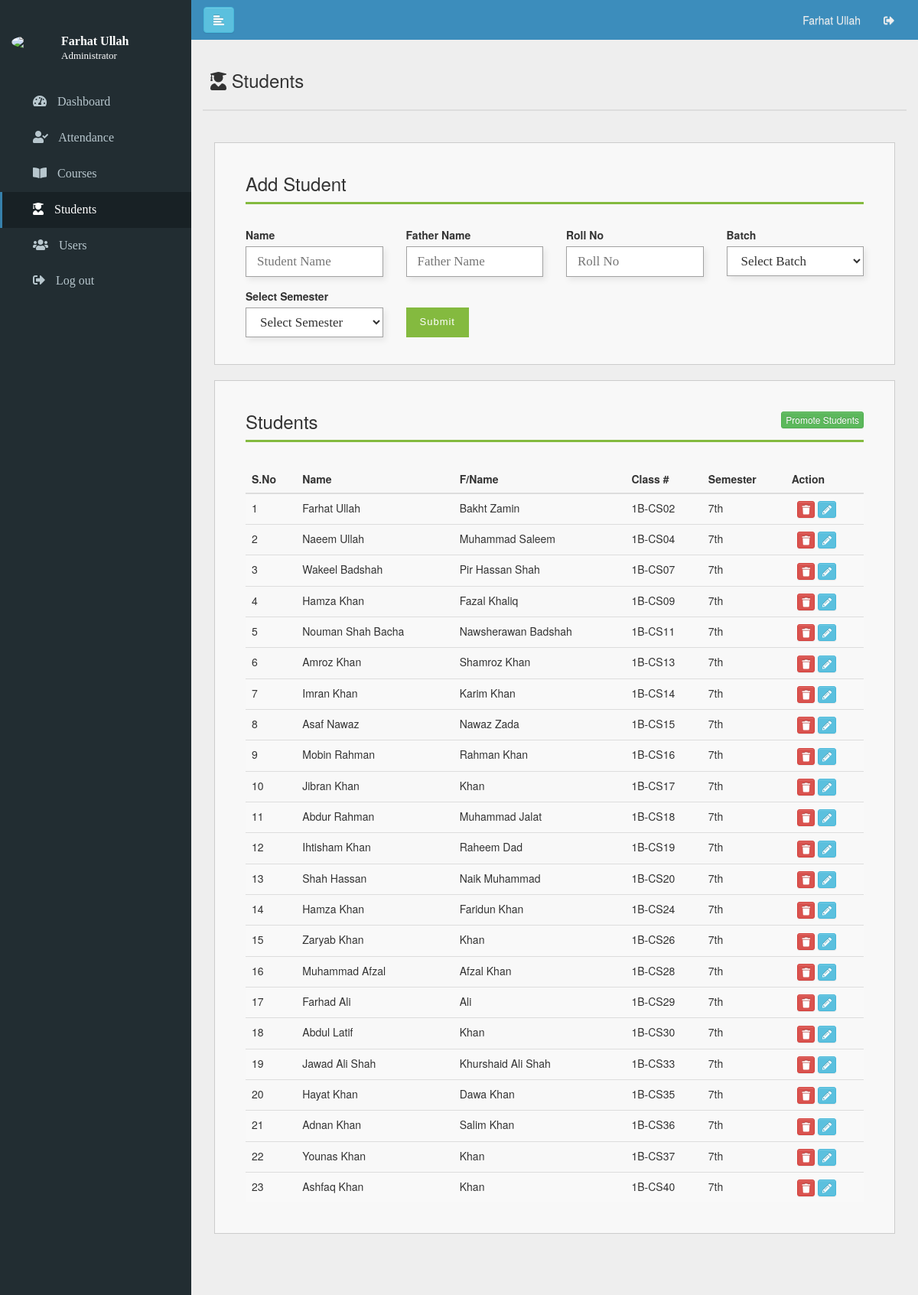
Page /admin/students.php (signed in) on the committed database.
### tables this page shows
CREATE TABLE `tbl_students` (
  `std_ID` int(11) NOT NULL,
  `std_name` varchar(45) NOT NULL,
  `std_fathername` varchar(45) NOT NULL,
  `std_batchID` int(11) NOT NULL,
  `std_rollno` varchar(45) NOT NULL,
  `std_departmentID` int(11) NOT NULL,
  `std_semesterID` int(11) NOT NULL
);

CREATE TABLE `tbl_batch` (
  `bat_ID` int(11) NOT NULL,
  `bat_name` varchar(45) NOT NULL
);

CREATE TABLE `tbl_semesters` (
  `sem_ID` int(11) NOT NULL,
  `sem_name` varchar(45) NOT NULL
);

### admin/students.php (the view, shortened to what this page needs)
<?php
require_once("connection.php");
$sessionUsername = $_SESSION["admin_username"];
$sql = "SELECT * FROM tbl_admin
INNER JOIN tbl_departments ON tbl_admin.admin_departmentID = tbl_departments.dep_ID
WHERE admin_username='".$sessionUsername."'";
$result = mysqli_query($conn, $sql);
if (mysqli_num_rows($result) > 0) {
  while ($row = mysqli_fetch_assoc($result)) {
    $sessionName = $row['admin_name'];
    $sessionDepartmentID = $row['admin_departmentID'];
  }
}
?>
<!DOCTYPE html>
<html>
<head>
<link rel="stylesheet" href="../css/style.css" type="text/css">
<link rel="stylesheet" href="../bootstrap/css/bootstrap.min.css">
<link rel="stylesheet" href="../bootstrap/css/bootstrap-theme.min.css">
<link rel="stylesheet" href="../bootstrap/css/bootstrap-theme.css">
<link rel="stylesheet" href="../bootstrap/css/bootstrap.css">
<link rel="stylesheet" href="../font-awesome-5.3.1/css/all.css">
</head>
<body>
<div class="wrapper" style="margin-top: -20px; background-color: #EEE; width: 100%; height: 100%;">
	<nav id="sidebar">
        <div class="main-nav-tab">
      <table class="user-panel">
        <tr>
          <td>
            <img class="img-circle img-responsive" width="50px" src="../images/user.jpg">
          </td>
          <td>
            <h5 class="to-hide"><?php echo $sessionName; ?> <br><span>Administrator</span></h5>
          </td>
        </tr>
      </table>
      </div>
		<ul class="sidebar-nav">
			<li data-toggle="tooltip" data-placement="right" title="Dashboard">
				<a href="index.php">
					<i class="fa fa-tachometer-alt"></i>
					<span class="to-hide">Dashboard</span>
				</a>
			</li>
		    <li data-toggle="tooltip" data-placement="right" title="Attendance">
          <a href="attendance.php">
            <i class="fa fa-user-check"></i>
            <span class="to-hide">Attendance</span>
          </a>
        </li>
			<li data-toggle="tooltip" data-placement="right" title="Courses">
				<a href="courses.php">
					<i class="fa fa-book-open"></i>
					<span class="to-hide">Courses</span>
				</a>
			</li>
			<li data-toggle="tooltip" data-placement="right" title="Students">
				<a href="students.php" class="active-sidebar-link">
					<i class="fa fa-user-graduate"></i>
					<span class="to-hide">Students</span>
				</a>
			</li>
			<li data-toggle="tooltip" data-placement="right" title="Users">
				<a href="users.php">
					<i class="fa fa-users"></i>
					<span class="to-hide">Users</span>
				</a>
			</li>
			<li data-toggle="tooltip" data-placement="right" title="Log out">
				<a href="logout.php">
					<i class="fa fa-sign-out-alt"></i>
					<span class="to-hide">Log out</span>
				</a>
			</li>
		</ul>
	</nav>
<div id="content" style="width: 100%;">
	<nav class="navbar" id="main-nav">
		<div class="container-fluid">
			<div class="navbar-header">
				<button type="button" id="sidebarCollapse" class="btn btn-info navbar-btn">
					<i class="glyphicon glyphicon-align-left"></i>
				</button>
			</div>
			<div class="collapse navbar-collapse" id="bs-example-navbar-collapse-1">
				<ul class="nav navbar-nav navbar-right">
					<li><a href="#" class="nav-links"><?php echo $sessionName; ?></a></li>
					<li><a href="logout.php" class="nav-links"><i class="fa fa-sign-out-alt"></i></a></li>
				</ul>
			</div>
		</div>
	</nav>
	<div class="container-fluid">
		<div class="header-box">
		<div class="row">
          <div class="col-md-12">
            <div class="page-title">
              <h3><i class="fa fa-user-graduate"></i> Students <span></span></h3>
            </div>
            <hr>
          </div>
        </div>
        </div>
    </div>
    <div class="container-fluid">
        <div class="content-box">
  <div class="row">
  <div class="col-md-12">
    <div class="setup-box">
      <h3 class="box-title">Add Student</h3>
        <form action="addStudent.php" method="post">
          <div class="row">
            <div class="col-md-3 col-sm-6 col-xs-12">
              <label>Name</label><br>
              <input type="text" class="setup-input" name="fullname" placeholder="Student Name" required>
            </div>
            <div class="col-md-3 col-sm-6 col-xs-12">
              <label>Father Name</label><br>
              <input type="text" class="setup-input" name="fathername" placeholder="Father Name" required>
            </div>
            <div class="col-md-3 col-sm-6 col-xs-12">
              <label>Roll No</label><br>
              <input type="text" class="setup-input" name="rollno" placeholder="Roll No" required>
            </div>
            <div class="col-md-3 col-sm-6 col-xs-12">
              <label>Batch</label><br>
              <select class="setup-input" name="batch">
                <option value="">Select Batch</option>
            </select>
            </div>
          </div>
          <div class="row">
            <div class="col-md-3 col-sm-6 col-xs-12">
              <label>Select Semester</label><br>
            <select name="semester" class="setup-input" required>
            <option value="">Select Semester</option>
          </select>
            </div>
            <div class="col-md-2 col-sm-6 col-xs-12">
              <input type="submit" value="Submit" class="submit-btn" name="submitStudent">
            </div>
          </div>
        </form>
    </div>
  </div>
</div>
<div class="row">
  <div class="col-md-12">
    <div class="setup-box">
      <h3 class="box-title">Students <a href="selectBatch.php" class="btn btn-success btn-xs pull-right">Promote Students</a></h3>
              <?php
              require_once("connection.php");
              $sql = "SELECT * FROM tbl_students
              INNER JOIN tbl_batch ON tbl_students.std_batchID = tbl_batch.bat_ID
              INNER JOIN tbl_departments ON tbl_students.std_departmentID = tbl_departments.dep_ID
              INNER JOIN tbl_semesters ON tbl_students.std_semesterID = tbl_semesters.sem_ID
              WHERE std_departmentID='$sessionDepartmentID'
              ORDER by std_semesterID asc, std_rollno asc";
              $result = mysqli_query($conn, $sql);
              $num = 1;
              if (mysqli_num_rows($result) > 0) {
                echo '<div class="table-responsive">
              <table id="mytable" class="table table-bordred table-striped">
                <thead>
                  <th>S.No</th>
                  <th>Name</th>
                  <th>F/Name</th>
                  <th>Class #</th>
                  <th>Semester</th>
                  <th>Action</th>
                </thead>
              <tbody>';
                while ($row = mysqli_fetch_assoc($result)) {
                  $std_ID = $row['std_ID'];
                  $fullname = $row['std_name'];
                  $fathername = $row['std_fathername'];
                  $batch = $row['bat_name'];
                  $rollno = $row['std_rollno'];
                  $semester = $row['sem_name'];
                  echo "<tr>";
                  echo "<td>".$num."</td>";
                  echo "<td>".$fullname."</td>";
                  echo "<td>".$fathername."</td>";
                  echo "<td style='text-transform:uppercase;'>".$batch.'-'.$rollno."</td>";
                  echo "<td>".$semester."</td>";
                  echo "<td>&nbsp;
                  <a href='deleteStudent.php?id=".$std_ID."' onclick='return confirmDelete()' class='btn btn-danger btn-xs'><i class='fa fa-trash'></i></a>
                  <a href='editStudent.php?id=".$std_ID."' class='btn btn-info btn-xs'><i class='fa fa-pencil-alt'></i></a>
                  </td>";
                  echo "</tr>";
                  $num++;
                }
                echo '</tbody>
          </table>
        </div>';
              }else{
                echo "<div class='callout callout-default'>";
                echo "Nothing to show";
                echo "</div>";
                echo "<br>";
              }
              ?>
    </div>
  </div>
          </div>
		</div>
	</div>
</div>
</body>
</html>

### css/style.css (style rules this page uses)
* { outline: none; }
html, body { width: 100%; height: 100%; }
body { background: #eee !important; padding:0 !important; margin:0 !important; }
.callout h1, h2, h3, h4, h5, h6 { font-weight:400; }
#main-nav { background-color: #3c8dbc; border-radius: 0; }
#main-nav ul li a { color: #eee; }
.wrapper { display: flex; align-items: stretch; }
#sidebar { min-width: 250px; max-width: 250px; background: #222d32; color: #fff; transition: all 0.3s; }
#sidebar ul li { margin-left: -40px; list-style-type: none; }
#sidebar ul li a { text-align: left; }
#sidebar ul li a { padding: 12px 40px; font-family: calibri; font-size: 16px; display:block; text-decoration:none; border-left: 3px solid transparent; color: #b8c7ce; }
.active-sidebar-link { background:#182125; border-left: 3px solid #3680ab !important; color:#FFFFFF !important; }
#sidebar ul li a i { margin-right: 10px; }
.main-nav-tab { padding: 20px 0px; }
.user-panel img { margin: 15px 15px; }
.user-panel h5 { padding-top: 15px; color: #fff; font-weight: 600; font-family: calibri; font-size: 16px; }
.user-panel span { font-weight: 100; padding-top: 3px; font-size: 13px; font-family: calibri; }
.page-title h3 { border-bottom: 2px solid #ddd; padding-bottom: 25px; padding-left: 10px; }
.content-box { padding: 0px 15px 60px 15px; }
.setup-box { background-color: #f8f8f8; padding: 20px 40px; border: 1px solid #ccc; margin-bottom: 20px; }
.box-title { border-bottom: 3px solid #84ba3f; padding-bottom: 10px; margin-bottom: 30px; }
.setup-input { font-family: calibri; font-size: 17px; width: 100%; line-height: 1.33333; padding: 8px 12px 8px 14px; background: #fff; color: #323232; border: 1px solid #a1a1a1; box-shadow: none; box-shadow: 3px 4px 8px rgba(0,0,0,.075); margin-bottom: 15px; }
.submit-btn { background: #84ba3f; margin: 25px 0px 5px 0px; padding: 8px 16px; font-size: 13px; letter-spacing: 1px; font-family: 'Montserrat', sans-serif; color: #ffffff; font-weight: 400; text-align: center; border: 2px solid #84ba3f; }

### rows in the picture
tbl_students: std_name "Farhat Ullah", std_fathername "Bakht Zamin", tbl_batch.bat_name "1B", std_rollno "CS02", tbl_semesters.sem_name "7th"
tbl_students: std_name "Naeem Ullah", std_fathername "Muhammad Saleem", tbl_batch.bat_name "1B", std_rollno "CS04", tbl_semesters.sem_name "7th"
tbl_students: std_name "Wakeel Badshah", std_fathername "Pir Hassan Shah", tbl_batch.bat_name "1B", std_rollno "CS07", tbl_semesters.sem_name "7th"
tbl_students: std_name "Hamza Khan", std_fathername "Fazal Khaliq", tbl_batch.bat_name "1B", std_rollno "CS09", tbl_semesters.sem_name "7th"
tbl_students: std_name "Nouman Shah Bacha", std_fathername "Nawsherawan Badshah", tbl_batch.bat_name "1B", std_rollno "CS11", tbl_semesters.sem_name "7th"
tbl_students: std_name "Amroz Khan", std_fathername "Shamroz Khan", tbl_batch.bat_name "1B", std_rollno "CS13", tbl_semesters.sem_name "7th"
tbl_students: std_name "Imran Khan", std_fathername "Karim Khan", tbl_batch.bat_name "1B", std_rollno "CS14", tbl_semesters.sem_name "7th"
tbl_students: std_name "Asaf Nawaz", std_fathername "Nawaz Zada", tbl_batch.bat_name "1B", std_rollno "CS15", tbl_semesters.sem_name "7th"
tbl_students: std_name "Mobin Rahman", std_fathername "Rahman Khan", tbl_batch.bat_name "1B", std_rollno "CS16", tbl_semesters.sem_name "7th"
tbl_students: std_name "Jibran Khan", std_fathername "Khan", tbl_batch.bat_name "1B", std_rollno "CS17", tbl_semesters.sem_name "7th"
tbl_students: std_name "Abdur Rahman", std_fathername "Muhammad Jalat", tbl_batch.bat_name "1B", std_rollno "CS18", tbl_semesters.sem_name "7th"
tbl_students: std_name "Ihtisham Khan", std_fathername "Raheem Dad", tbl_batch.bat_name "1B", std_rollno "CS19", tbl_semesters.sem_name "7th"
tbl_students: std_name "Shah Hassan", std_fathername "Naik Muhammad", tbl_batch.bat_name "1B", std_rollno "CS20", tbl_semesters.sem_name "7th"
tbl_students: std_name "Hamza Khan", std_fathername "Faridun Khan", tbl_batch.bat_name "1B", std_rollno "CS24", tbl_semesters.sem_name "7th"
tbl_students: std_name "Zaryab Khan", std_fathername "Khan", tbl_batch.bat_name "1B", std_rollno "CS26", tbl_semesters.sem_name "7th"
tbl_students: std_name "Muhammad Afzal", std_fathername "Afzal Khan", tbl_batch.bat_name "1B", std_rollno "CS28", tbl_semesters.sem_name "7th"
tbl_students: std_name "Farhad Ali", std_fathername "Ali", tbl_batch.bat_name "1B", std_rollno "CS29", tbl_semesters.sem_name "7th"
tbl_students: std_name "Abdul Latif", std_fathername "Khan", tbl_batch.bat_name "1B", std_rollno "CS30", tbl_semesters.sem_name "7th"
tbl_students: std_name "Jawad Ali Shah", std_fathername "Khurshaid Ali Shah", tbl_batch.bat_name "1B", std_rollno "CS33", tbl_semesters.sem_name "7th"
tbl_students: std_name "Hayat Khan", std_fathername "Dawa Khan", tbl_batch.bat_name "1B", std_rollno "CS35", tbl_semesters.sem_name "7th"
tbl_students: std_name "Adnan Khan", std_fathername "Salim Khan", tbl_batch.bat_name "1B", std_rollno "CS36", tbl_semesters.sem_name "7th"
tbl_students: std_name "Younas Khan", std_fathername "Khan", tbl_batch.bat_name "1B", std_rollno "CS37", tbl_semesters.sem_name "7th"
tbl_students: std_name "Ashfaq Khan", std_fathername "Khan", tbl_batch.bat_name "1B", std_rollno "CS40", tbl_semesters.sem_name "7th"

### other values in the picture
$sessionName "Farhat Ullah"
